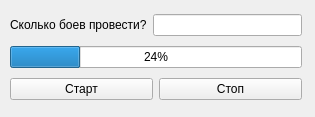
<?xml version="1.0" encoding="UTF-8"?>
<ui version="4.0">
 <class>MainWindow</class>
 <widget class="QMainWindow" name="MainWindow">
  <property name="geometry">
   <rect>
    <x>0</x>
    <y>0</y>
    <width>315</width>
    <height>117</height>
   </rect>
  </property>
  <property name="windowTitle">
   <string>Clicker</string>
  </property>
  <widget class="QWidget" name="centralwidget">
   <widget class="QWidget" name="">
    <property name="geometry">
     <rect>
      <x>10</x>
      <y>10</y>
      <width>292</width>
      <height>94</height>
     </rect>
    </property>
    <layout class="QVBoxLayout" name="verticalLayout">
     <item>
      <layout class="QHBoxLayout" name="horizontalLayout_2">
       <item>
        <widget class="QLabel" name="lbl_htm">
         <property name="text">
          <string>Сколько боев провести?</string>
         </property>
        </widget>
       </item>
       <item>
        <widget class="QLineEdit" name="line_htm">
         <property name="alignment">
          <set>Qt::AlignCenter</set>
         </property>
        </widget>
       </item>
      </layout>
     </item>
     <item>
      <widget class="QProgressBar" name="progressBar">
       <property name="inputMethodHints">
        <set>Qt::ImhNone</set>
       </property>
       <property name="value">
        <number>24</number>
       </property>
      </widget>
     </item>
     <item>
      <layout class="QHBoxLayout" name="horizontalLayout">
       <item>
        <widget class="QPushButton" name="btn_start">
         <property name="text">
          <string>Старт</string>
         </property>
        </widget>
       </item>
       <item>
        <widget class="QPushButton" name="btn_stop">
         <property name="text">
          <string>Стоп</string>
         </property>
        </widget>
       </item>
      </layout>
     </item>
    </layout>
   </widget>
  </widget>
 </widget>
 <resources/>
 <connections/>
</ui>
